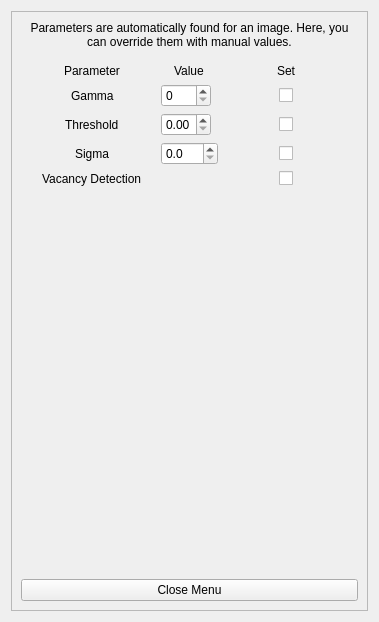
<?xml version="1.0" encoding="UTF-8"?>
<ui version="4.0">
 <class>Form</class>
 <widget class="QWidget" name="Form">
  <property name="geometry">
   <rect>
    <x>0</x>
    <y>0</y>
    <width>379</width>
    <height>622</height>
   </rect>
  </property>
  <property name="windowTitle">
   <string>Form</string>
  </property>
  <layout class="QVBoxLayout" name="verticalLayout">
   <item>
    <widget class="QFrame" name="frame">
     <property name="frameShape">
      <enum>QFrame::StyledPanel</enum>
     </property>
     <property name="frameShadow">
      <enum>QFrame::Raised</enum>
     </property>
     <layout class="QVBoxLayout" name="verticalLayout_2">
      <item>
       <widget class="QLabel" name="label_7">
        <property name="text">
         <string>Parameters are automatically found for an image. Here, you can override them with manual values.</string>
        </property>
        <property name="alignment">
         <set>Qt::AlignCenter</set>
        </property>
        <property name="wordWrap">
         <bool>true</bool>
        </property>
       </widget>
      </item>
      <item>
       <widget class="QWidget" name="widget" native="true">
        <property name="maximumSize">
         <size>
          <width>16777215</width>
          <height>200</height>
         </size>
        </property>
        <layout class="QGridLayout" name="gridLayout">
         <item row="5" column="2" alignment="Qt::AlignHCenter">
          <widget class="QLabel" name="label_6">
           <property name="text">
            <string>Vacancy Detection</string>
           </property>
          </widget>
         </item>
         <item row="5" column="4" alignment="Qt::AlignHCenter">
          <widget class="QCheckBox" name="checkBox_3">
           <property name="text">
            <string/>
           </property>
          </widget>
         </item>
         <item row="1" column="2" alignment="Qt::AlignHCenter">
          <widget class="QLabel" name="label_3">
           <property name="text">
            <string>Parameter</string>
           </property>
          </widget>
         </item>
         <item row="1" column="3" alignment="Qt::AlignHCenter">
          <widget class="QLabel" name="label_5">
           <property name="maximumSize">
            <size>
             <width>16777215</width>
             <height>20</height>
            </size>
           </property>
           <property name="text">
            <string>Value</string>
           </property>
          </widget>
         </item>
         <item row="1" column="4" alignment="Qt::AlignHCenter">
          <widget class="QLabel" name="label_4">
           <property name="text">
            <string>Set</string>
           </property>
          </widget>
         </item>
         <item row="2" column="4" alignment="Qt::AlignHCenter">
          <widget class="QCheckBox" name="checkBox">
           <property name="maximumSize">
            <size>
             <width>16777215</width>
             <height>16777215</height>
            </size>
           </property>
           <property name="text">
            <string/>
           </property>
          </widget>
         </item>
         <item row="3" column="4" alignment="Qt::AlignHCenter">
          <widget class="QCheckBox" name="checkBox_2">
           <property name="maximumSize">
            <size>
             <width>16777215</width>
             <height>16777215</height>
            </size>
           </property>
           <property name="text">
            <string/>
           </property>
          </widget>
         </item>
         <item row="3" column="2" alignment="Qt::AlignHCenter">
          <widget class="QLabel" name="label_2">
           <property name="toolTip">
            <string>Threshold for removing the backround to create a binary image (bright regions are preserved)</string>
           </property>
           <property name="text">
            <string>Threshold</string>
           </property>
          </widget>
         </item>
         <item row="3" column="3">
          <widget class="QDoubleSpinBox" name="doubleSpinBox_2">
           <property name="maximumSize">
            <size>
             <width>50</width>
             <height>16777215</height>
            </size>
           </property>
           <property name="decimals">
            <number>2</number>
           </property>
           <property name="maximum">
            <double>1.000000000000000</double>
           </property>
           <property name="singleStep">
            <double>0.010000000000000</double>
           </property>
          </widget>
         </item>
         <item row="2" column="2" alignment="Qt::AlignHCenter">
          <widget class="QLabel" name="label">
           <property name="toolTip">
            <string>Gamma for exposure adjustment (brightens the image)</string>
           </property>
           <property name="text">
            <string>Gamma</string>
           </property>
          </widget>
         </item>
         <item row="2" column="3">
          <widget class="QDoubleSpinBox" name="doubleSpinBox">
           <property name="maximumSize">
            <size>
             <width>50</width>
             <height>16777215</height>
            </size>
           </property>
           <property name="decimals">
            <number>0</number>
           </property>
          </widget>
         </item>
         <item row="4" column="2" alignment="Qt::AlignHCenter">
          <widget class="QLabel" name="label_8">
           <property name="toolTip">
            <string>Sigma for the gaussian laplace filter</string>
           </property>
           <property name="text">
            <string>Sigma</string>
           </property>
          </widget>
         </item>
         <item row="4" column="3" alignment="Qt::AlignHCenter">
          <widget class="QDoubleSpinBox" name="doubleSpinBox_3">
           <property name="decimals">
            <number>1</number>
           </property>
           <property name="singleStep">
            <double>0.100000000000000</double>
           </property>
          </widget>
         </item>
         <item row="4" column="4" alignment="Qt::AlignHCenter">
          <widget class="QCheckBox" name="checkBox_4">
           <property name="text">
            <string/>
           </property>
          </widget>
         </item>
        </layout>
       </widget>
      </item>
      <item>
       <spacer name="verticalSpacer">
        <property name="orientation">
         <enum>Qt::Vertical</enum>
        </property>
        <property name="sizeHint" stdset="0">
         <size>
          <width>20</width>
          <height>40</height>
         </size>
        </property>
       </spacer>
      </item>
      <item>
       <widget class="QPushButton" name="pushButton">
        <property name="text">
         <string>Close Menu</string>
        </property>
       </widget>
      </item>
     </layout>
    </widget>
   </item>
  </layout>
 </widget>
 <resources/>
 <connections/>
</ui>
